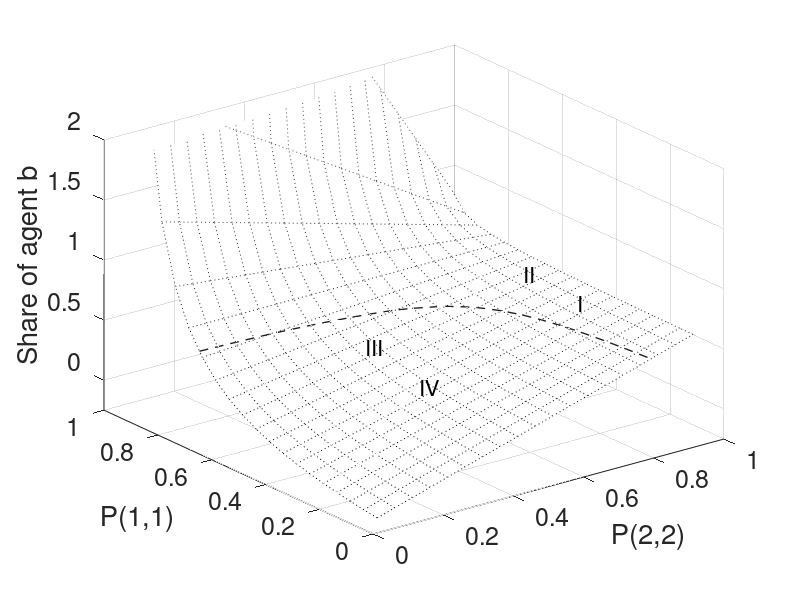

This figure's MATLAB source: (Note: this script raises an error after producing the figure.)
clear;

beta = 0.75;
dividend = [0 1]';

init= [0.5 0.5]';
I = eye(2);

Prob_a = [0.5 0.5
          2/3 1/3];
Prob_b = [2/3 1/3
          1/4 3/4];

Dist_a = init;
for i= 1:100;
     Dist_a = Prob_a' * Dist_a;
end;
Dist_a

Dist_b = init;
for i= 1:100;
     Dist_b = Prob_b' * Dist_b;
end;
Dist_b

Price_a = beta.* inv(I-beta.*Prob_a) * Prob_a * dividend

Price_b = beta.* inv(I-beta.*Prob_b) * Prob_b * dividend

P_old = init;
P     = init;
for i=1:100;
   P(1) = beta*max(Prob_a(1,1)*(dividend(1)+P_old(1))  ...
                  +Prob_a(1,2)*(dividend(2)+P_old(2)), ...
                   Prob_b(1,1)*(dividend(1)+P_old(1))  ...
                  +Prob_b(1,2)*(dividend(2)+P_old(2)));

   P(2) = beta*max(Prob_a(2,1)*(dividend(1)+P_old(1))  ...
                  +Prob_a(2,2)*(dividend(2)+P_old(2)), ...
                   Prob_b(2,1)*(dividend(1)+P_old(1))  ...
                  +Prob_b(2,2)*(dividend(2)+P_old(2)));

  P_old = P;
end;
P

P_max_a = [beta*(Prob_a(1,1)*(dividend(1)+P(1))   ...
                +Prob_a(1,2)*(dividend(2)+P(2)))  ...
           beta*(Prob_a(2,1)*(dividend(1)+P(1))   ...
                +Prob_a(2,2)*(dividend(2)+P(2))) ]

P_max_b = [beta*(Prob_b(1,1)*(dividend(1)+P(1))   ...
                +Prob_b(1,2)*(dividend(2)+P(2)))  ...
           beta*(Prob_b(2,1)*(dividend(1)+P(1))   ...
                +Prob_b(2,2)*(dividend(2)+P(2))) ]

%Agent a's return if true transition prob is Prob_a(1,1) 
%(earns 1/beta=1.33333)
(Prob_a(1,1)*dividend(1)  ...
+ (1-Prob_a(1,1))*(dividend(2)+P(2)))/  ...
((1-beta*Prob_a(1,1))*P(1))

%Agent b's return if true transition prob is Prob_b(2,2) 
%(earns 1/beta=1.33333)
(Prob_b(2,2)*dividend(2)  ...
+(1-Prob_b(2,2))*(dividend(1)+P(1)))/   ...
           ((1-beta*Prob_b(2,2))*P(2))




%%TRUE probabilities

P11 = [];
P22 = [];


for i=1:19
  Prob(1,1)=0.05*i;
  Prob(1,2)=1-Prob(1,1);
  P11(i)=Prob(1,1);

  for j=1:19
     Prob(2,2)=0.05*j;
     Prob(2,1)=1-Prob(2,2);
     P22(j)=Prob(2,2);

     Dist = init;
     for k= 1:100;
       Dist = Prob' * Dist;
     end;

    Dist_record(i,j) = Dist(2);



    Pay_a = Dist(1)*(Prob(1,1)*dividend(1)          ...
                    +Prob(1,2)*(dividend(2)+P(2)))  ...
          - Dist(2)*Prob(2,1)*P(1);

    Pay_b = Dist(2)*(Prob(2,2)*dividend(2)          ...
                    +Prob(2,1)*(dividend(1)+P(1)))  ...
          - Dist(1)*Prob(1,2)*P(2);

    Fund_period = Dist(1)*(Prob(1,1)*dividend(1)    ...
                          +Prob(1,2)*dividend(2))   ...
                + Dist(2)*(Prob(2,2)*dividend(2)    ...
                          +Prob(2,1)*dividend(1));


    Util_a = Dist(1)*0.5*(- P(1))       ...
           + Dist(2)*0.5*(P(2));

    Util_b = Dist(1)*0.5*(P(1))       ...
           + Dist(2)*0.5*(-P(2));

    Util_sell_all = Dist(1)*0.5*(P(1))       ...
                  + Dist(2)*0.5*(P(2));



    Fund = 0;  %%Dist(1)*dividend(1) + Dist(2)*dividend(2);



    Utility_a(i,j)   = Util_a + beta * Pay_a/(1-beta);
    Utility_b(i,j)   = Util_b + beta * Pay_b/(1-beta);
    Fundamental(i,j) = Fund + beta * Fund_period/(1-beta);

    Max_a_b(i,j) = max(Utility_a(i,j),Utility_b(i,j));

    if Util_sell_all > Max_a_b(i,j)
        Dummy_sell_all(i,j) = 1;
    else
        Dummy_sell_all(i,j) = 0;
    end


    R_a(i,j) = (Prob(1,1)*dividend(1)               ...
              + (1-Prob(1,1))*(dividend(2)+P(2)))/  ...
              ((1-beta*Prob(1,1))*P(1));

    R_b(i,j) = (Prob(2,2)*dividend(2)               ...
              + (1-Prob(2,2))*(dividend(1)+P(1)))/  ...
              ((1-beta*Prob(2,2))*P(2));
  end;
end;


Share_a = Utility_a./Fundamental;
Share_b = Utility_b./Fundamental;


Rnet_a = (R_a-1).*100;
Rnet_b = (R_b-1).*100;


mesh(P22,P11,Share_a)
zlabel('Share of agent a','Fontsize',16);
xlabel('\pi(2,2)','Fontsize',16);
ylabel('\pi(1,1)','Fontsize',16);
set(gca,'Fontsize',18);
axis([0 1 0 1 -2 2]);
view(-37.5, 30);                           %37.5, 30
%print -deps HK_PVshare_a.eps
%pause;


P11_50 = ones(size(P22)).*0.5;
P22_75 = ones(size(P22)).*0.75;


mesh(P22,P11,Share_b,'LineStyle',':')
%shading interp
colormap gray;
zlabel('Share of agent b','Fontsize',16);
xlabel('P(2,2)','Fontsize',16);
ylabel('P(1,1)','Fontsize',16);
text(.85,.35,Share_b(7,17)+.1,'I', ...
    'FontSize',16);
text(.85,.55,Share_b(11,17)+.1,'II', ...
    'FontSize',16);
text(.40,.35,Share_b(7,8)+.1,'IV', ...
    'FontSize',16);
text(.40,.55,Share_b(11,8)+.1,'III', ...
    'FontSize',16);
set(gca,'Fontsize',18);
%grid on;
%set(gca,'GridLineStyle','-')
axis([0 1 0 1 -0.25 2]);
hold on;
contour3(P22,P11,Share_b,[0.5 0.5], ...
      'LineWidth',1,'LineStyle','--','color','black');
plot3(P22,P11_50,Share_b(10,:),'LineWidth',1, ...
                                 'color','black');
plot3(P22_75,P11,Share_b(:,15),'LineWidth',1, ...
                                 'color','black');
hold off;
view(-37.5, 30);                           %37.5, 30
print -deps HK_PVshare_b.eps
pause;



mesh(P22,P11,Rnet_a)
zlabel('Return of agent a','Fontsize',16);
xlabel('\pi(2,2)','Fontsize',16);
ylabel('\pi(1,1)','Fontsize',16);
set(gca,'Fontsize',18);
axis([0 1 0 1 -100 100]);
view(-37.5, 30);                           %37.5, 30
%%%print -deps HK_return_a.eps
%pause;

mesh(P22,P11,Rnet_b)
zlabel('Return of agent b','Fontsize',16);
xlabel('\pi(2,2)','Fontsize',16);
ylabel('\pi(1,1)','Fontsize',16);
set(gca,'Fontsize',18);
axis([0 1 0 1 -100 100]);
view(-37.5, 30);                           %37.5, 30
%%%print -deps HK_return_b.eps
%pause;


plot(P11,Rnet_a,'-',[0 .5],[33 33],'--',   ...
                    [.5 .5],[-100 33],'--')
ylabel('Net return of agent a (%)','Fontsize',16);
xlabel('P(1,1)','Fontsize',16);
set(gca,'Fontsize',18);
axis([0 1 -80 80]);
text(.5,39,'(0.5, 33%)','FontSize',16);
print -deps HK_rr_a.eps
pause;

plot(P22,Rnet_b(1,:),'-',[0 .75],[33 33],'--',   ...
                         [.75 .75],[-100 33],'--')
ylabel('Net return of agent b (%)','Fontsize',16);
xlabel('P(2,2)','Fontsize',16);
set(gca,'Fontsize',18);
axis([0 1 -80 80]);
text(.49,40,'(0.75, 33%)','FontSize',16);
print -deps HK_rr_b.eps
pause;
